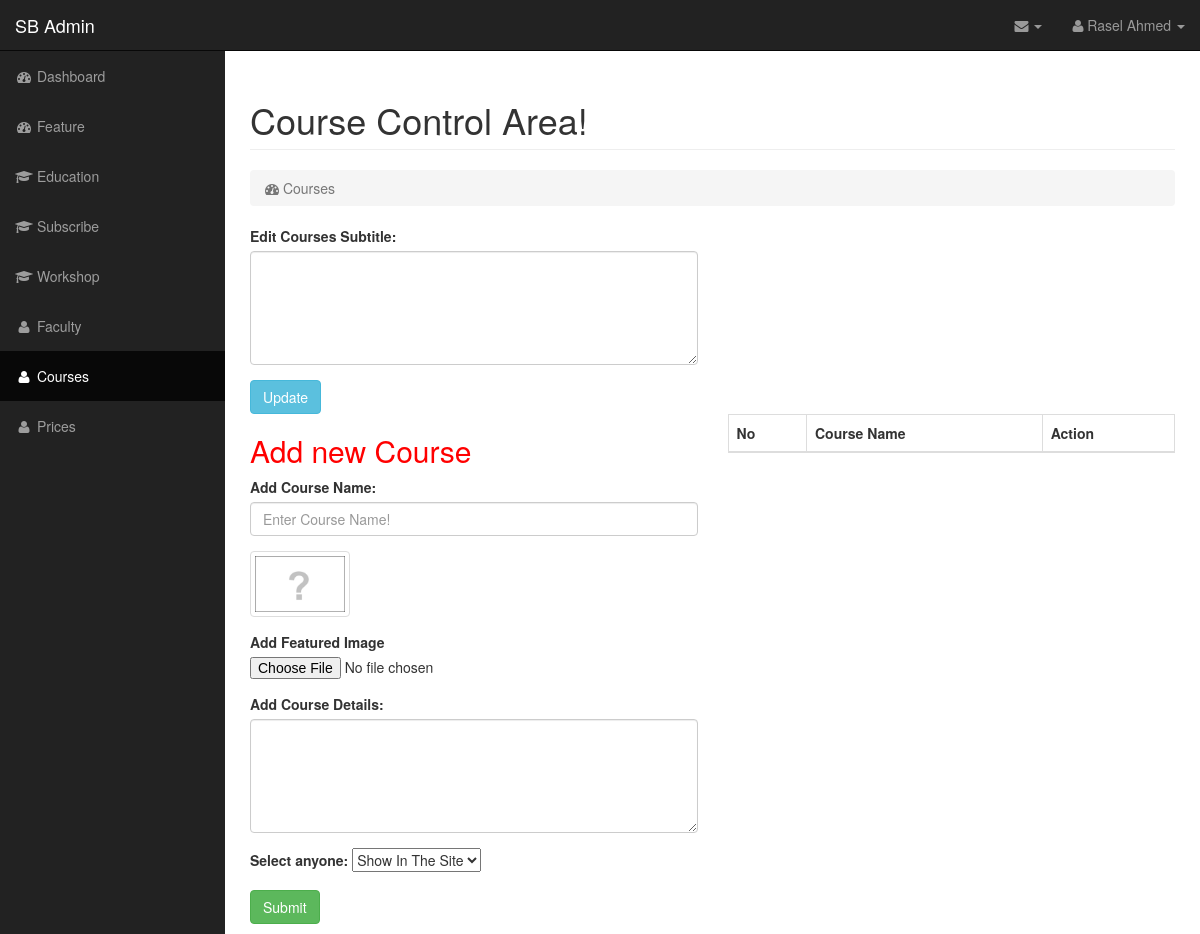
/admin/courses.php (signed in), run on an earlier commit of the app's database.
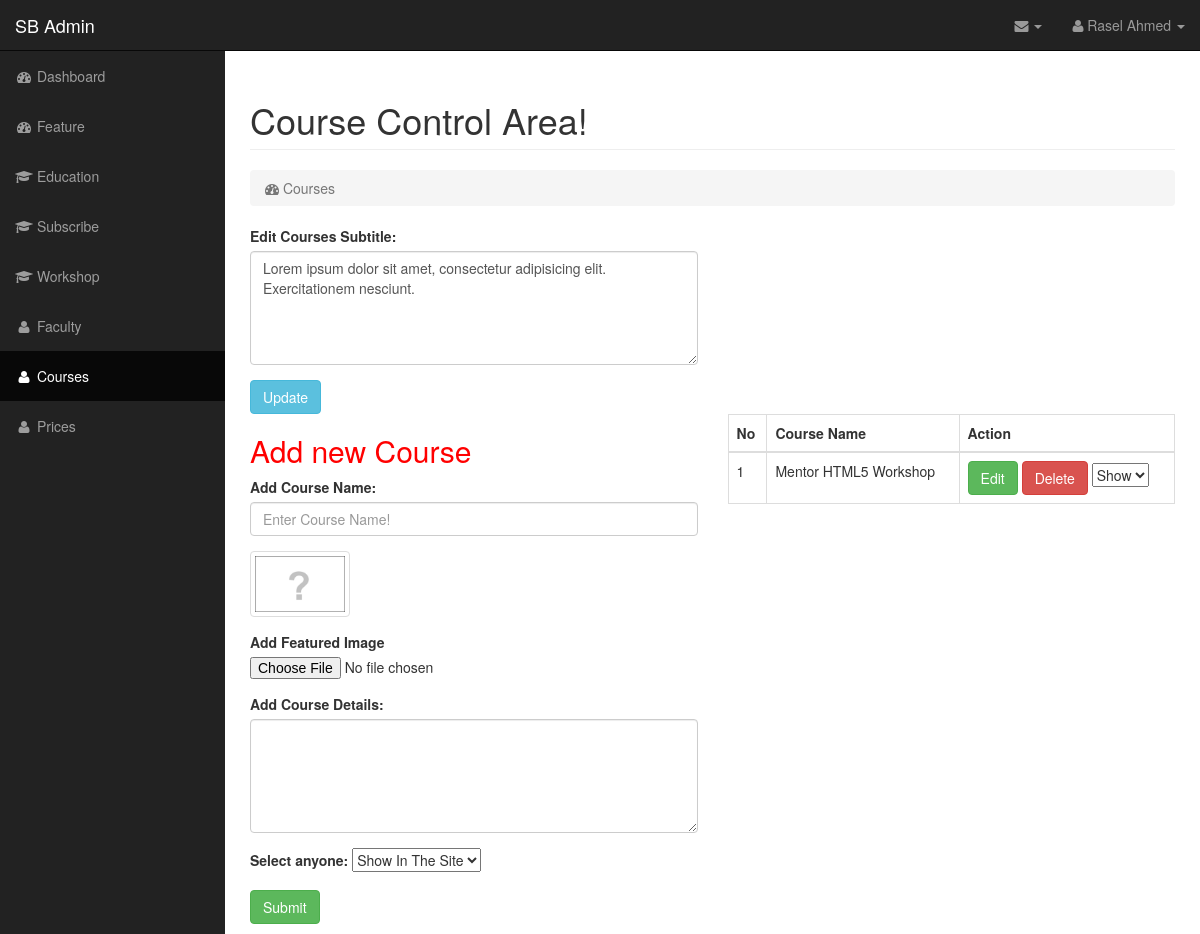
And on a later commit of the database.
### tables this page shows
CREATE TABLE `section_subtitle` (
  `sectionName` varchar(250) NOT NULL,
  `subtitle` text NOT NULL
);

CREATE TABLE `courses` (
  `id` int(11) NOT NULL,
  `title` varchar(250) NOT NULL,
  `details` varchar(250) NOT NULL,
  `image_url` varchar(250) NOT NULL,
  `status` varchar(10) NOT NULL
);

### admin/config/selectData.php (called while the page is built)
<?php
function getJSONFromDB($sql){
	include 'mysqlDb.php';
	$result = mysqli_query($conn, $sql)or die(mysqli_error($conn));
	$arr=array();
	while($row = mysqli_fetch_assoc($result)) {
		$arr[]=$row;
	}
	return json_encode($arr);
}
?>

### admin/courses.php (the view, shortened to what the changed rows need)
<?php
 include 'template/head.php';
 $jsonCoursesSubtitleString = getJSONFromDB("select * from section_subtitle where sectionName ='Courses'");
$CoursessData = json_decode($jsonCoursesSubtitleString);
?>
     <div id="page-wrapper">
            <div class="container-fluid">
                <div class="row">
                    <div class="col-lg-12">
                        <h1 class="page-header">
                            Course Control Area!
                        </h1>
                    </div>
                </div>
                <div class="row">
                    <div class="col-lg-6">
                        <form action="" method="post">
                            <div class="form-group">
                              <label for="section_title">Edit Courses Subtitle:</label>
                              <textarea class="form-control" name="subtitle" rows="5" id="coursesSubtitle"><?php
                                if (isset($_POST['subtitle'])) {
                                    echo $_POST['subtitle'];
                                }else{
                                    echo $CoursessData[0]->subtitle;
                                }
                                ?></textarea>
                            </div>
                        </form>
                    </div>
                </div>
                <div class="row">
                    <div class="col-lg-6">
                       <h2 style="color: red; ">Add new Course</h2>
                    </div>
                    <div class="col-lg-6">
                        <?php
                            $jsonCourseString = getJSONFromDB("select * from courses");
                            $Courses = json_decode($jsonCourseString);
                        ?>
                        <table class="table table-bordered">
                            <thead>
                              <tr>
                                <th>No</th>
                                <th>Course Name</th>
                                <th>Action</th>
                              </tr>
                            </thead>
                            <tbody>
                            <?php for ($i=0; $i <sizeof($Courses); $i++) { ?>
                              <tr>
                                <td><?php echo ($i+1) ?></td>
                                <td><?php echo $Courses[$i]->title; ?></td>
                                <td>
                                  <a href="courses.php?editId=<?php echo $Courses[$i]->id; ?>" class="btn btn-success">Edit</a>
                                  <a href="courses.php?deleteId=<?php echo $Courses[$i]->id; ?>" class="btn btn-danger delete_data" id="<?php echo $Courses[$i]->id; ?>" >Delete</a>
                                  <select name="statusChange" id="">
                                     <?php
                                        if ($Courses[$i]->status == 'on') { ?>
                                            <option value="on">Show</option>
                                        <?php }else{ ?>
                                            <option value="off">Hide</option>
                                       <?php } ?>
                                  </select>
                                </td>
                              </tr>
                              <?php } ?>
                            </tbody>
                        </table>
                    </div>
                </div>
            </div>
        </div>
    </div>
<?php include 'template/footer.php'; ?>

What changed in the data, as far as the page shows it:
added section_subtitle: subtitle "Lorem ipsum dolor sit amet, consectetur adipisicing elit. Exercitationem nesciunt."
added courses: title "Mentor HTML5 Workshop", statusChange "Show"
